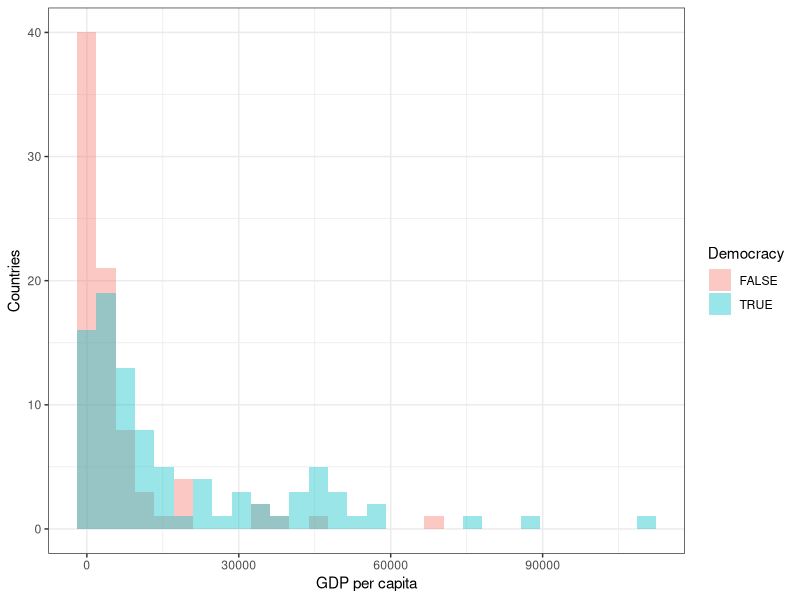

Write R code to recreate this figure. (Note: a time limit stopped this script after it produced the figure.)
## ---- chunk 1
list.of.packages <- c("ggplot2", "gridExtra")
new.packages <- list.of.packages[!(list.of.packages %in% installed.packages()[,"Package"])]
if(length(new.packages)) install.packages(new.packages)

library(ggplot2)
library(gridExtra)
library(dplyr)
## ---- chunk 2
# Read in the data
countries <- read.csv("data/country_stats.csv", check.names = F)
## ---- chunk 3
countries$dem = countries$v2x_polyarchy > 0.5
tmp_countries <- countries[countries$Year == 2010 & !is.na(countries$dem),]

ggplot(tmp_countries, aes(x=`GDP per capita (US dollars)`, fill=dem)) + 
  geom_histogram(alpha=0.4, position="identity", bins = 30) + 
  xlab("GDP per capita") + 
  ylab("Countries") + 
  theme_bw() + 
  labs(fill="Democracy")
## ---- chunk 4
dem_gdps = countries$`GDP per capita (US dollars)`[countries$Year == 2010 & !is.na(countries$dem) & countries$dem]
nondem_gdps = countries$`GDP per capita (US dollars)`[countries$Year == 2010 & !is.na(countries$dem) & !(countries$dem)]

wilcox.test(dem_gdps, nondem_gdps)
## ---- chunk 5
t.test(log(dem_gdps), log(nondem_gdps))
## ---- chunk 6
set.seed(139)
nsims = 5000

run_sim <- function(mu_1, mu_2, n, m) {
  nboot = 250
  
  t_test_out = vector(length = nsims)
  transformed_t_out = vector(length = nsims)
  rank_out = vector(length = nsims)
  perm_test_out = vector(length = nsims)

  for (i in 1:nsims) {
    x = rexp(n, 1/mu_1)
    y = rexp(m, 1/mu_2)
    t_test_out[i] = t.test(x, y)$p.value
    transformed_t_out[i] = t.test(log(x), log(y))$p.value
    rank_out[i] = wilcox.test(x, y)$p.value
    df = cbind(c(x,y), c(rep(0, n), rep(1, m)))
    boot_diff = vector(length = nboot)
    for (j in 1:nboot) {
      df_tmp = cbind(df[,1], sample(df[,2], n+m))
      boot_diff[j] = mean(df_tmp[df_tmp[,2]==0,1]) - mean(df_tmp[df_tmp[,2]==1,1])
    }
    perm_test_out[i] = mean(abs(boot_diff) >= abs(mean(x) - mean(y)))
  }
  
  output = data.frame("test" = c("t test", "log t test", "rank test", "perm test"),
                 "diff" = c(mean(t_test_out <= 0.05), mean(transformed_t_out <= 0.05), 
                               mean(rank_out <= 0.05), mean(perm_test_out <= 0.05)),
                 "not_diff" = c(mean(t_test_out > 0.05), mean(transformed_t_out > 0.05), 
                               mean(rank_out > 0.05), mean(perm_test_out > 0.05)))
  
  return(output)
}

output_1 <- run_sim(5, 3, 5, 15)
output_2 <- run_sim(5, 5, 5, 15)

out_df <- data.frame("Test (First scenario)" = c("t test", "log t test", "Rank test", "Permutation test"),
           "Type I" = round(output_2$diff, 3),
           "Type II" = round(output_1$not_diff, 3), check.names = F)

knitr::kable(out_df)

output_1 <- run_sim(5, 3, 20, 15)
output_2 <- run_sim(5, 5, 20, 15)

out_df <- data.frame("Test (Second scenario)" = c("t test", "log t test", "Rank test", "Permutation test"),
           "Type I" = round(output_2$diff, 3),
           "Type II" = round(output_1$not_diff, 3), check.names = F)

knitr::kable(out_df)
## ---- chunk 7
set.seed(139)
nsims = 5000

run_sim2 <- function(mu_1, mu_2, n, m) {
  nboot = 250
  
  t_cap = vector(length = nsims)
  t_length = vector(length = nsims)
  t_med_cap = vector(length = nsims)
  t_med_length = vector(length = nsims)
  perc_boot_cap = vector(length = nsims)
  perc_boot_length = vector(length = nsims)
  rev_boot_cap = vector(length = nsims)
  rev_boot_length = vector(length = nsims)
  
  df = min(n-1, m-1)
  
  for (i in 1:nsims) {
    x = rexp(n, 1/mu_1)
    y = rexp(m, 1/mu_2)
    
    # T-based interval
    t_out = t.test(x, y)$conf.int
    t_cap[i] = mu_1-mu_2 >= t_out[1] & mu_1-mu_2 <= t_out[2]
    t_length[i] = t_out[2] - t_out[1]
    
    # Transformed t interval
    t_med_out = t.test(log(x), log(y))$conf.int
    t_med_cap[i] = qexp(0.5, 1/mu_1)/qexp(0.5, 1/mu_2) >= exp(t_med_out[1]) & 
      qexp(0.5, 1/mu_1)/qexp(0.5, 1/mu_2) <= exp(t_med_out[2])
    t_med_length[i] = exp(t_med_out[2]) - exp(t_med_out[1])
    
    # Bootstrap
    boot_diff = vector(length = nboot)
    for (j in 1:nboot) {
      x_star = x[sample(1:n, n, replace = T)]
      y_star = y[sample(1:m, m, replace = T)]
      boot_diff[j] = mean(x_star) - mean(y_star)
    }
    
    perc_boot_cap[i] = mu_1-mu_2 >= quantile(boot_diff, 0.025) & 
      mu_1-mu_2 <= quantile(boot_diff, 0.975)
    perc_boot_length[i] = quantile(boot_diff, 0.975) - quantile(boot_diff, 0.025)
    
    bounds = mean(x)-mean(y) - 
      (quantile(boot_diff, c(0.025, 0.975)) - (mean(x)-mean(y)))
    
    rev_boot_cap[i] = mu_1-mu_2 >= bounds[2] & mu_1-mu_2 <= bounds[1]
    rev_boot_length[i] = bounds[1] - bounds[2]
  }
  
  output = data.frame("name" = c("t interval", "log t interval",
                                       "percentile boot", "reverse boot"),
                            "capture proportion" = c(mean(t_cap), mean(t_med_cap), 
                               mean(perc_boot_cap), mean(rev_boot_cap)),
                            "length" = c(mean(t_length), mean(t_med_length), 
                               mean(perc_boot_length), mean(rev_boot_length)),
                      check.names = F)
  
  return(output)
}

output_1 <- run_sim2(5, 3, 5, 15)
output_2 <- run_sim2(5, 5, 5, 15)

out_df <- data.frame("Interval (First scenario)" = c("t interval", "Transformed t interval", "Percentile bootstrap", "Rev. Perc. bootstrap"),
           "Coverage probability (means different)" = round(output_1$`capture proportion`, 3),
           "Interval width (means different)" = round(output_1$length, 2),
           "Coverage probability (means same)" = round(output_2$`capture proportion`, 3),
           "Interval width (means same)" = round(output_2$length, 2),
           check.names = F)

knitr::kable(out_df)

output_3 <- run_sim2(5, 3, 20, 15)
output_4 <- run_sim2(5, 5, 20, 15)

out_df2 <- data.frame("Interval (Second scenario)" = c("t interval", "Transformed t interval", "Percentile bootstrap", "Rev. Perc. bootstrap"),
           "Coverage probability (means different)" = round(output_3$`capture proportion`, 3),
           "Interval width (means different)" = round(output_3$length, 2),
           "Coverage probability (means same)" = round(output_4$`capture proportion`, 3),
           "Interval width (means same)" = round(output_4$length, 2),
           check.names = F)

knitr::kable(out_df2)
